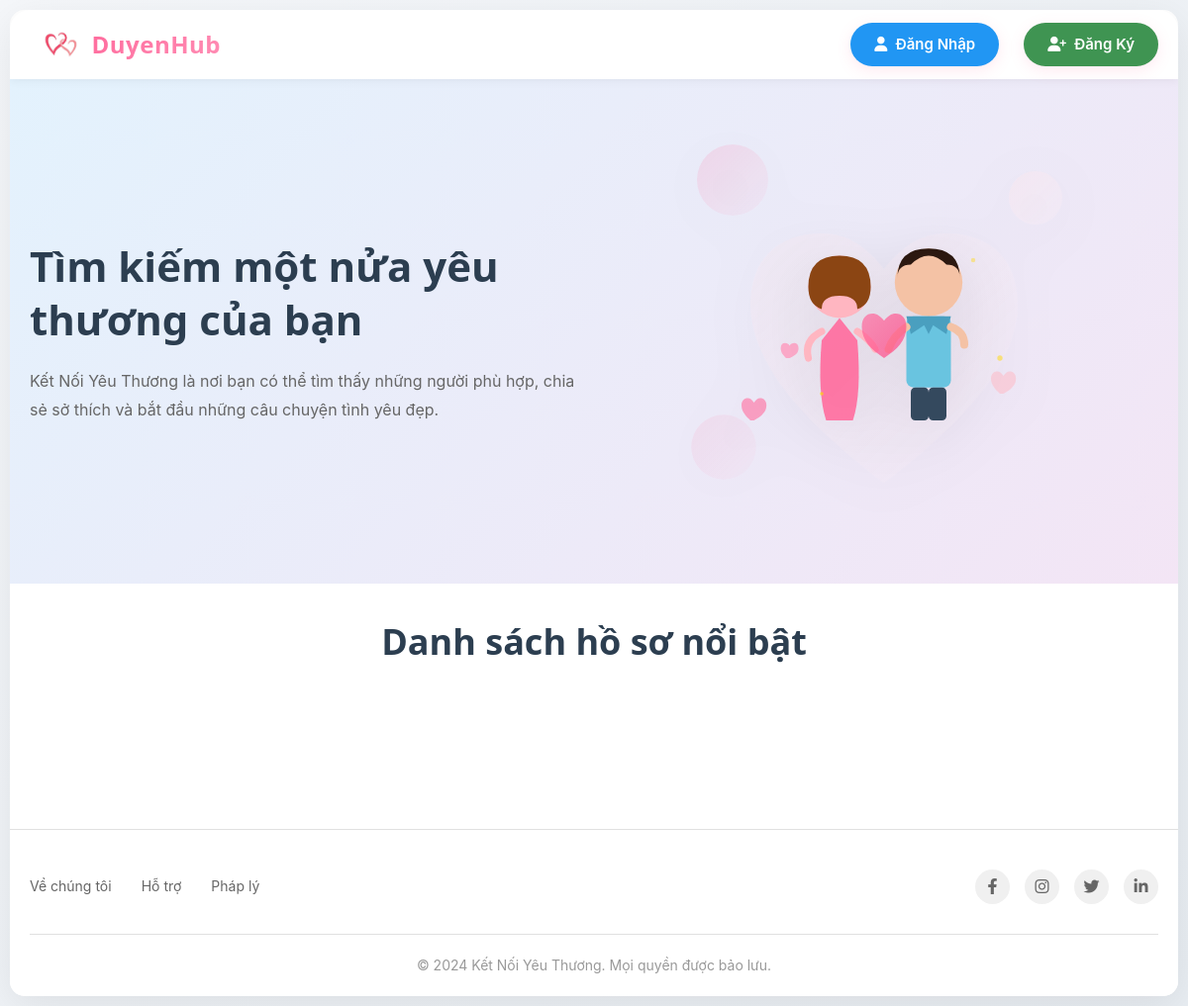
Before: / with the older database file.
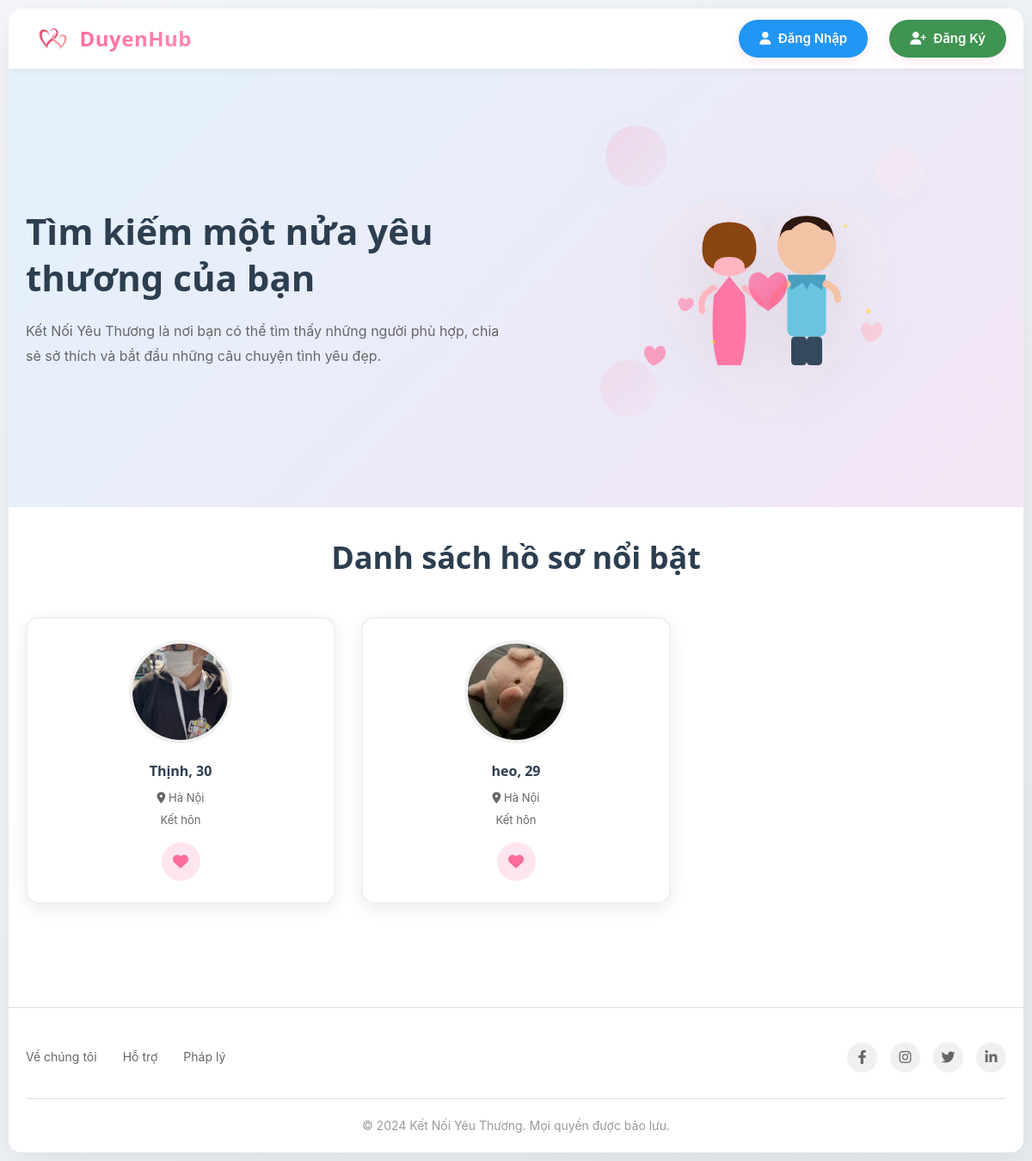
After: the same page with the newer database file.
### tables this page shows
CREATE TABLE `hoso` (
  `maHoSo` int(11) NOT NULL,
  `maNguoiDung` int(11) DEFAULT NULL,
  `ten` varchar(100) DEFAULT NULL,
  `ngaySinh` date DEFAULT NULL,
  `gioiTinh` enum('Nam','Nữ','Khac') DEFAULT NULL,
  `tinhTrangHonNhan` varchar(50) DEFAULT NULL,
  `canNang` float DEFAULT NULL,
  `chieuCao` float DEFAULT NULL,
  `mucTieuPhatTrien` text DEFAULT NULL,
  `hocVan` varchar(100) DEFAULT NULL,
  `noiSong` varchar(100) DEFAULT NULL,
  `soThich` text DEFAULT NULL,
  `moTa` text DEFAULT NULL,
  `avt` varchar(255) DEFAULT NULL
);

### models/mDbconnect.php (called while the page is built, shortened)
<?php
class clsConnect {
    private static $instance = null;
    private static $connection = null;
    public static function getInstance() {
        if (self::$instance === null) {
            self::$instance = new self();
        }
        return self::$instance;
    }
    public function connect() {
        if (self::$connection === null || !self::$connection->ping()) {
            $host = "localhost";
            $user = "root";
            $pass = "";
            $db = "webhenho";
            self::$connection = new mysqli($host, $user, $pass, $db);
            self::$connection->set_charset("utf8mb4");
        }
        return self::$connection;
    }
    public static function closeConnection() {
        if (self::$connection !== null) {
            self::$connection = null;
        }
    }
}
?>

### models/mProfile.php (called while the page is built, shortened)
<?php
require_once 'mDbconnect.php';
class Profile {
    private $conn;
    public function __construct() {
        $db = clsConnect::getInstance();
        $this->conn = $db->connect();
    }
    public function getAllProfiles($limit = 12, $offset = 0, $excludeUserIds = []) {
        $excludeCondition = '';
        $countQuery = "
            SELECT COUNT(*) as total
            FROM HoSo h
            INNER JOIN NguoiDung n ON h.maNguoiDung = n.maNguoiDung
            WHERE n.trangThaiNguoiDung = 'active'
            $excludeCondition
        ";
        $countStmt = $this->conn->prepare($countQuery);
        $countStmt->execute();
        $countResult = $countStmt->get_result();
        $totalRecords = $countResult->fetch_assoc()['total'];
        if ($totalRecords == 0) {
            return [];
        }
        $maxOffset = max(0, $totalRecords - $limit);
        $randomOffset = $maxOffset > 0 ? rand(0, $maxOffset) : 0;
        $query = "
            SELECT h.*, n.maNguoiDung
            FROM HoSo h
            INNER JOIN NguoiDung n ON h.maNguoiDung = n.maNguoiDung
            WHERE n.trangThaiNguoiDung = 'active'
            $excludeCondition
            ORDER BY h.maHoSo
            LIMIT ? OFFSET ?
        ";
        $stmt = $this->conn->prepare($query);
        if (!empty($excludeUserIds)) {
            $types = str_repeat('i', count($excludeUserIds)) . 'ii';
            $params = array_merge($excludeUserIds, [$limit, $randomOffset]);
            $stmt->bind_param($types, ...$params);
        } else {
            $stmt->bind_param("ii", $limit, $randomOffset);
        }
        $stmt->execute();
        $result = $stmt->get_result();
        $profiles = [];
        while ($row = $result->fetch_assoc()) {
            $profiles[] = $row;
        }
        shuffle($profiles);
        return $profiles;
    }
    public function calculateAge($birthDate) {
        $birth = new DateTime($birthDate);
        $now = new DateTime();
        $age = $now->diff($birth)->y;
        return $age;
    }
}
?>

### index.php (the view, shortened to what this page needs)
<?php
require_once 'models/mProfile.php';
$profileModel = new Profile();
$allProfiles = $profileModel->getAllProfiles(12);
?>
<!DOCTYPE html>
<html lang="vi">
<head>
    <link rel="stylesheet" href="https://cdnjs.cloudflare.com/ajax/libs/font-awesome/6.4.0/css/all.min.css">
    <link rel="stylesheet" href="public/css/home.css">
</head>
<body>
    <div class="page-wrapper">
    <header class="main-header">
        <div class="header-container">
            <a href="index.php" class="logo">
                <img src="./public/img/logo.jpg" alt="">
                <span class="logo-text">DuyenHub</span>
            </a>
            <div class="nav-right">
                <a href="views/dangnhap/login.php" class="btn-logout" style="margin-left: 10px; background: #2196F3;">
                    <i class="fas fa-user"></i>
                    Đăng Nhập
                </a>
                <a href="views/dangky/register.php" class="btn-logout" style="margin-left: 10px; background: #3f9452ff;">
                    <i class="fas fa-user-plus"></i>
                    Đăng Ký
                </a>
            </div>
        </div>
    </header>
    <section class="hero-section">
        <div class="hero-content">
            <div class="hero-text">
                <h1>Tìm kiếm một nửa yêu thương của bạn</h1>
                <p>Kết Nối Yêu Thương là nơi bạn có thể tìm thấy những người phù hợp, chia sẻ sở thích và bắt đầu những câu chuyện tình yêu đẹp.</p>
            </div>
            <div class="hero-illustration">
            </div>
        </div>
    </section>
    <section class="profiles-section">
        <div class="section-header">
            <h2>Danh sách hồ sơ nổi bật</h2>
        </div>
        <div class="profiles-grid">
            <?php foreach ($allProfiles as $profile): ?>
                <?php
                    $age = $profileModel->calculateAge($profile['ngaySinh']);
                    $avatarSrc = !empty($profile['avt']) ? '../../' . htmlspecialchars($profile['avt']) : 'https://i.pravatar.cc/200';
                ?>
                <div class="profile-card" onclick="viewProfile(<?php echo $profile['maNguoiDung']; ?>)">
                    <div class="profile-avatar-wrapper">
                        <img src="<?php echo $avatarSrc; ?>" alt="<?php echo htmlspecialchars($profile['ten']); ?>">
                    </div>
                    <div class="profile-info">
                        <h3><?php echo htmlspecialchars($profile['ten']); ?>, <?php echo $age; ?></h3>
                        <p class="profile-location"><i class="fas fa-map-marker-alt"></i> <?php echo htmlspecialchars($profile['noiSong']); ?></p>
                        <p class="profile-status"><?php echo htmlspecialchars($profile['mucTieuPhatTrien']); ?></p>
                    </div>
                    <button class="btn-like" onclick="event.stopPropagation(); likeProfile(<?php echo $profile['maNguoiDung']; ?>)"><i class="fas fa-heart"></i></button>
                </div>
            <?php endforeach; ?>
        </div>
    </section>
    <footer class="main-footer">
        <div class="footer-container">
            <div class="footer-top">
                <div class="footer-links">
                    <a href="#">Về chúng tôi</a>
                    <a href="#">Hỗ trợ</a>
                    <a href="#">Pháp lý</a>
                </div>
                <div class="footer-social">
                    <a href="#" class="social-icon"><i class="fab fa-facebook-f"></i></a>
                    <a href="#" class="social-icon"><i class="fab fa-instagram"></i></a>
                    <a href="#" class="social-icon"><i class="fab fa-twitter"></i></a>
                    <a href="#" class="social-icon"><i class="fab fa-linkedin-in"></i></a>
                </div>
            </div>
            <div class="footer-bottom">
                <p>&copy; 2024 Kết Nối Yêu Thương. Mọi quyền được bảo lưu.</p>
            </div>
        </div>
    </footer>
    </div>
</body>

Changed rows visible on the page:
added hoso: avt (picture), ten "Thịnh", ngaySinh "30", noiSong "Hà Nội", mucTieuPhatTrien "Kết hôn"
added hoso: avt (picture), ten "heo", ngaySinh "29", noiSong "Hà Nội", mucTieuPhatTrien "Kết hôn"
